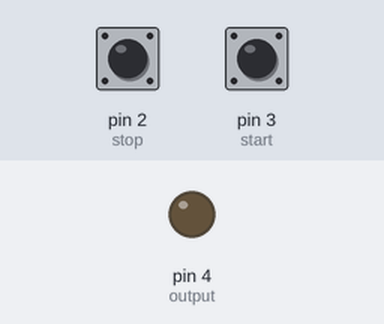
A sketch run on a simulated Arduino Uno, built with avr-gcc and run on an emulated ATmega328P. Shown: output pins drawn as LEDs (lit = HIGH). The inputs (shaded band) are chosen by the test bench; at power-on: pin 3 (start) HIGH, pin 2 (stop) HIGH.

Above: at 1.2 s.
1.3 s: pin 3 (start) pulled LOW for 0.15 s
At 2.5 s:
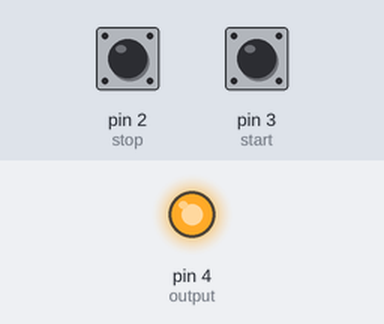
2.9 s: pin 2 (stop) pulled LOW for 0.15 s
At 3.8 s:
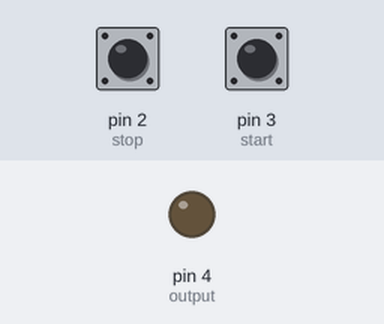
Timing chart, 0 to 12.5 s (numbered marks = the images above; inputs shaded):
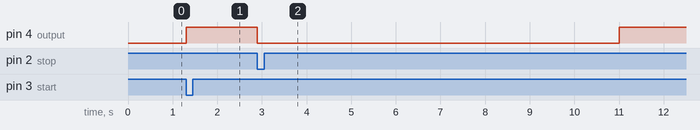

Measured:
- after the input at 1.3 s, pin 4 (output): LOW → HIGH at once
- after the input at 2.9 s, pin 4 (output): HIGH → LOW at once, → HIGH 8.1 s later

The sketch:

main.ino
```cpp
#include <Arduino.h>
// 引脚定义
// 继电器输出
int output = 4;
// 手动启动
int start = 3;
// 自动停止信号
int stop = 2;
// 输出引脚状态
volatile int state = LOW;
// 时间定义
int h = 0;
int m = 0;
int s = 0;
// 启动起始时间与结束时间
long start_time = 0;
long now =0;
// 最长输出时间（单位：秒）
int max_out_time = 1200;

void setup()
 {
  pinMode(output, OUTPUT);
  pinMode(start, INPUT_PULLUP);
  pinMode(stop, INPUT_PULLUP);
// 中断
  // 手动启动
  attachInterrupt(1, switch_true, FALLING);
  // 自动停止
  attachInterrupt(0, switch_false, FALLING);
}
void loop() {
// 时间转换
  if (s== 60)
  {
    m += 1;
    s = 0;
  }
  if (m==60)
  {
    h += 1;
    m = 0;
  }
  if (h==24)
  {
    h = 0;
  }

  // 定时启动
  if (h==0 && m==0 && s == 10)
  {
     state = true;
     start_time = h * 3600 + m * 60 + s;
  }
  // 判断是否启动
  if (state)
  {
    now = h * 3600 + m * 60 + s;
    // 判断启动是否超时（自动停止失效保护）
    if (now-start_time > max_out_time)
    {
      // 超时复位
      state = false;
      digitalWrite(output, false);
    }
  }
  delay(1000);
  s += 1;
  digitalWrite(output, state);
}

// 手动启动
void switch_true() {
  state = true;
  start_time = h * 3600 + m * 60 + s;
  digitalWrite(output, true);
}

// 自动停止
void switch_false() {
  state = false;
  digitalWrite(output, false);
}
```
